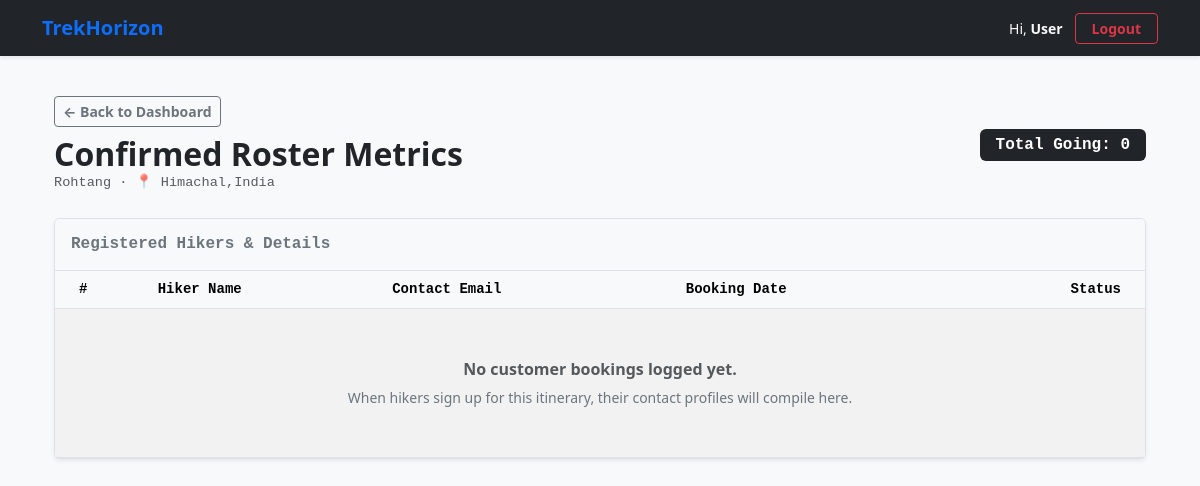
Page /staff/trek/4/roster on the earlier database version.
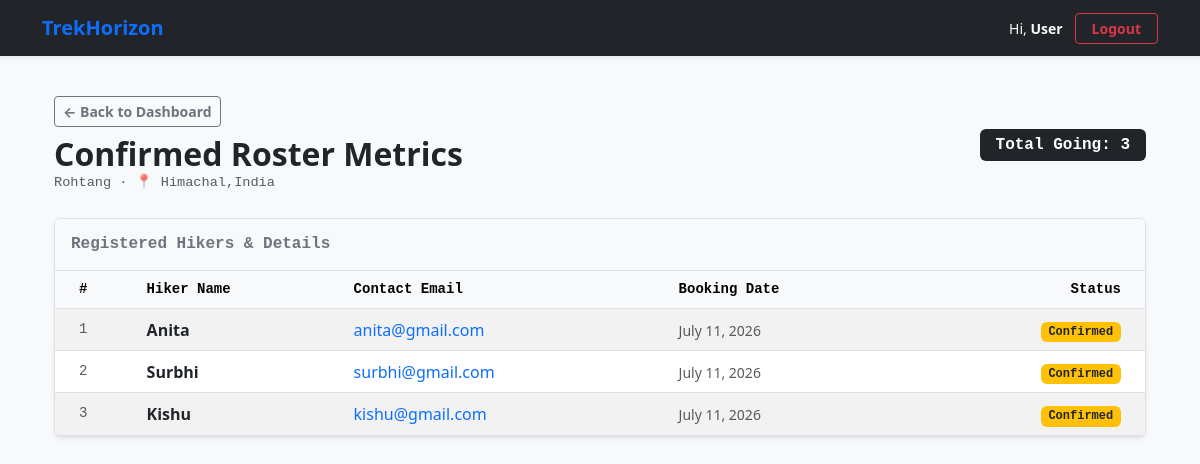
Same page on the later database version.
### models.py (models this page shows)
class Trek(db.Model):
    trek_id = db.Column(db.Integer, primary_key=True, autoincrement=True)
    trek_name = db.Column(db.String(150), nullable=False)
    location = db.Column(db.String(150), nullable=False)
    difficulty = db.Column(db.Enum('Easy', 'Moderate', 'Hard', name='trek_difficulty'), nullable=False)
    duration_days = db.Column(db.Integer, nullable=False)
    available_slots = db.Column(db.Integer, nullable=False)
    max_slots = db.Column(db.Integer, nullable=False)
    start_date = db.Column(db.Date, nullable=False)
    end_date = db.Column(db.Date, nullable=False)
    status = db.Column(db.Enum('Pending', 'Started', 'Open', 'Closed', 'Completed', name='trek_status'), nullable=False)
    assigned_staff_id = db.Column(db.Integer, db.ForeignKey('user.user_id'), nullable=True)
    cost_per_person = db.Column(db.Float, nullable=False, default=0.0)
    meeting_point = db.Column(db.String(255), nullable=True)
    description = db.Column(db.Text, nullable=True)
    bookings = db.relationship('Booking', backref='trek', lazy=True)

class Booking(db.Model):
    booking_id = db.Column(db.Integer, primary_key=True, autoincrement=True)
    user_id = db.Column(db.Integer, db.ForeignKey('user.user_id'), nullable=False)
    trek_id = db.Column(db.Integer, db.ForeignKey('trek.trek_id'), nullable=False)
    booking_date = db.Column(db.DateTime, default=datetime.utcnow)
    status = db.Column(db.Enum('Confirmed', 'Cancelled', 'Completed', name='booking_status'), nullable=False, default='Confirmed')

class User(db.Model):
    user_id = db.Column(db.Integer, primary_key=True, autoincrement=True)
    name = db.Column(db.String(100), nullable=False)
    email = db.Column(db.String(100), nullable=False, unique=True)
    password = db.Column(db.String(255), nullable=False)
    phone = db.Column(db.String(20), nullable=True)
    role = db.Column(db.Enum('Admin', 'Staff', 'Trekker', name='user_roles'), nullable=False)
    status = db.Column(db.String(20), nullable=False, default='Approved')
    created_at = db.Column(db.DateTime, default=datetime.utcnow)
    managed_treks = db.relationship('Trek', backref='assigned_staff', lazy=True)
    bookings = db.relationship('Booking', backref='trekker', lazy=True)

### routes/staff.py (the view)
@app.route('/staff/trek/<int:trek_id>/roster')
def view_roster(trek_id):
    trek = Trek.query.get_or_404(trek_id)
    bookings = Booking.query.filter_by(trek_id=trek_id).all()
    return render_template('roster.html', trek=trek , bookings=bookings)

### templates/roster.html (shortened to what this page needs)
{% extends 'base.html' %}
{% block content %}
<div class="container mt-3">
    <div class="d-flex align-items-center justify-content-between mb-4">
        <div>
            <a href="/dashboard" class="btn btn-sm btn-outline-secondary mb-2 fw-bold">
                ← Back to Dashboard
            </a>
            <h2 class="text-dark fw-bold mb-0"> Confirmed Roster Metrics</h2>
            <p class="text-muted mb-0 font-monospace fs-7">{{ trek.trek_name }} · 📍 {{ trek.location }}</p>
        </div>
        <div>
            <span class="badge bg-dark fs-6 font-monospace py-2 px-3">
                Total Going: {{ bookings|length }}
            </span>
        </div>
    </div>
    <div class="card border shadow-sm">
        <div class="card-header bg-light border-bottom py-3">
            <h5 class="card-title mb-0 fs-6 font-monospace fw-bold text-secondary">Registered Hikers & Details</h5>
        </div>
        <div class="card-body p-0">
            <div class="table-responsive">
                <table class="table table-hover table-striped mb-0 align-middle">
                    <thead class="table-light border-bottom text-secondary font-monospace small">
                        <tr>
                            <th scope="col" class="ps-4">#</th>
                            <th scope="col">Hiker Name</th>
                            <th scope="col">Contact Email</th>
                            <th scope="col">Booking Date</th>
                            <th scope="col" class="pe-4 text-end">Status</th>
                        </tr>
                    </thead>
                    <tbody class="border-top-0">
                        {% if bookings %}
                            {% for booking in bookings %}
                            <tr>
                                <td class="ps-4 text-muted font-monospace small">{{ loop.index }}</td>
                                <td><strong>{{ booking.trekker.name }}</strong></td>
                                <td>
                                    <a href="mailto:{{ booking.trekker.email }}" class="text-decoration-none text-primary">
                                        {{ booking.trekker.email }}
                                    </a>
                                </td>
                                <td>
                                    <small class="text-muted">
                                        {{ booking.booking_date.strftime('%B %d, %Y') if booking.booking_date else 'N/A' }}
                                    </small>
                                </td>
                                <td class="pe-4 text-end">
                                    <span class="badge {% if booking.status == 'Booked' %}bg-success{% else %}bg-warning text-dark{% endif %} font-monospace">
                                        {{ booking.status }}
                                    </span>
                                </td>
                            </tr>
                            {% endfor %}
                        {% else %}
                            <tr>
                                <td colspan="5" class="text-center text-muted py-5">
                                    <p class="mb-1 fw-bold">No customer bookings logged yet.</p>
                                    <small class="text-secondary">When hikers sign up for this itinerary, their contact profiles will compile here.</small>
                                </td>
                            </tr>
                        {% endif %}
                    </tbody>
                </table>
            </div>
        </div>
    </div>
</div>
{% endblock %}

### templates/base.html (shortened to what this page needs)
<!DOCTYPE html>
<html lang="en">
<head>
    <link href="https://cdn.jsdelivr.net/npm/bootstrap@5.3.0/dist/css/bootstrap.min.css" rel="stylesheet">
</head>
<body class="bg-light d-flex flex-column min-vh-100">
    <nav class="navbar navbar-expand-lg navbar-dark bg-dark shadow-sm">
        <div class="container">
            <a class="navbar-brand fw-bold text-primary" href="/dashboard">TrekHorizon</a>
            <div class="collapse navbar-collapse" id="appNavbar">
                <div class="navbar-nav ms-auto align-items-center gap-2">
                    <span class="text-light me-1 small">
                        Hi, <strong>{{ session.get('user_name', 'User') }}</strong>
                    </span>
                    <a class="btn btn-sm btn-outline-danger fw-bold px-3" href="/logout">Logout</a>
                </div>
            </div>
        </div>
    </nav>
    <main class="flex-grow-1 container my-4">
        {% block content %}{% endblock %}
    </main>
</body>
</html>

### templates/roster.html (style rules this page uses)
.fs-7 { font-size: 0.85rem !important; }

Differences in the rows shown:
added Booking: trekker.name "Anita", trekker.email "anita@gmail.com", booking_date "July 11, 2026", status "Confirmed"
added Booking: trekker.name "Surbhi", trekker.email "surbhi@gmail.com", booking_date "July 11, 2026", status "Confirmed"
added Booking: trekker.name "Kishu", trekker.email "kishu@gmail.com", booking_date "July 11, 2026", status "Confirmed"
Other differences:
{{ bookings|length }}: "0" → "3"
text no longer shown: "No customer bookings logged yet. When hikers sign up for this itinerary, their contact profiles will compile here."
